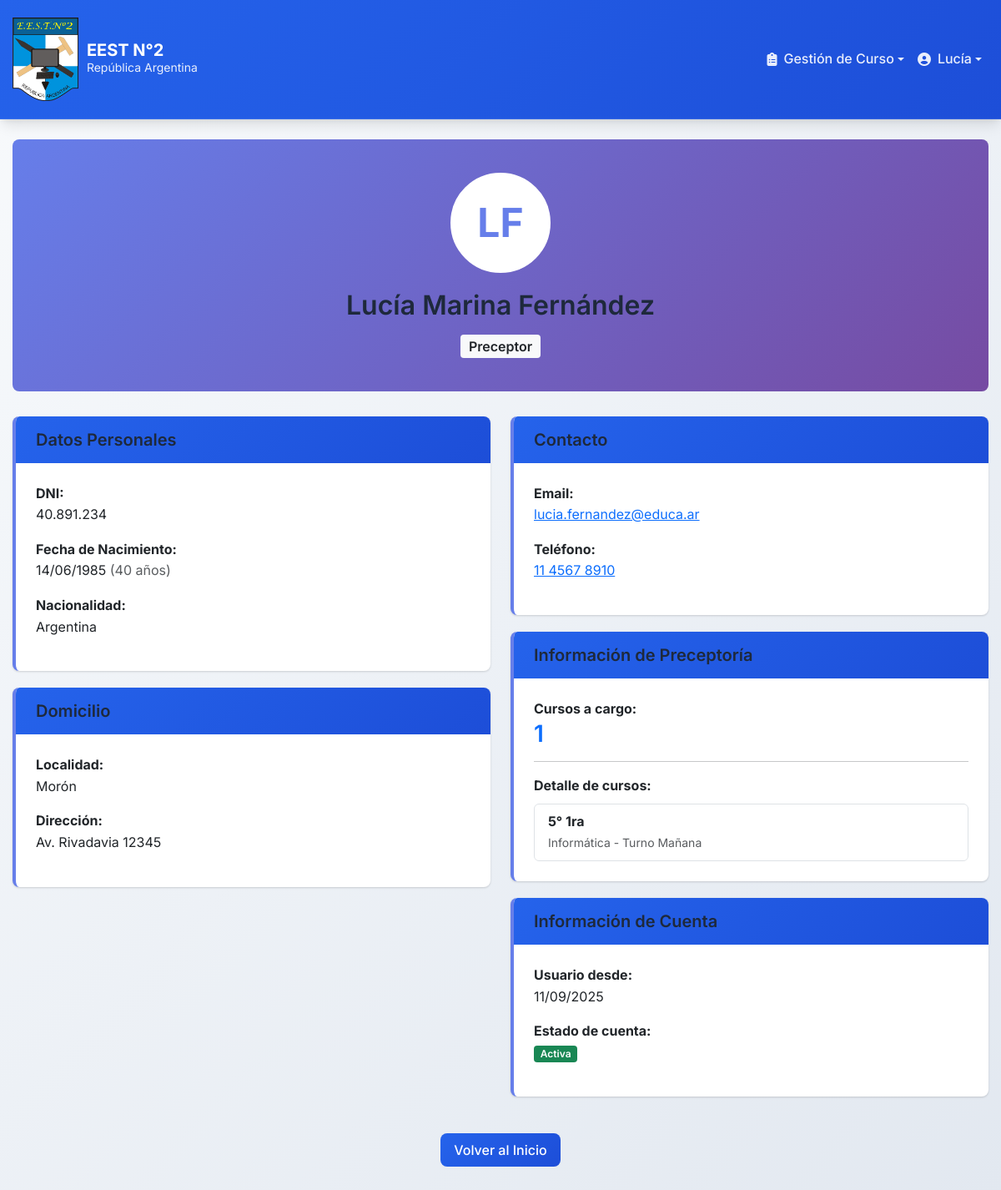
The page /perfil.php (signed in) on the database as committed earlier.
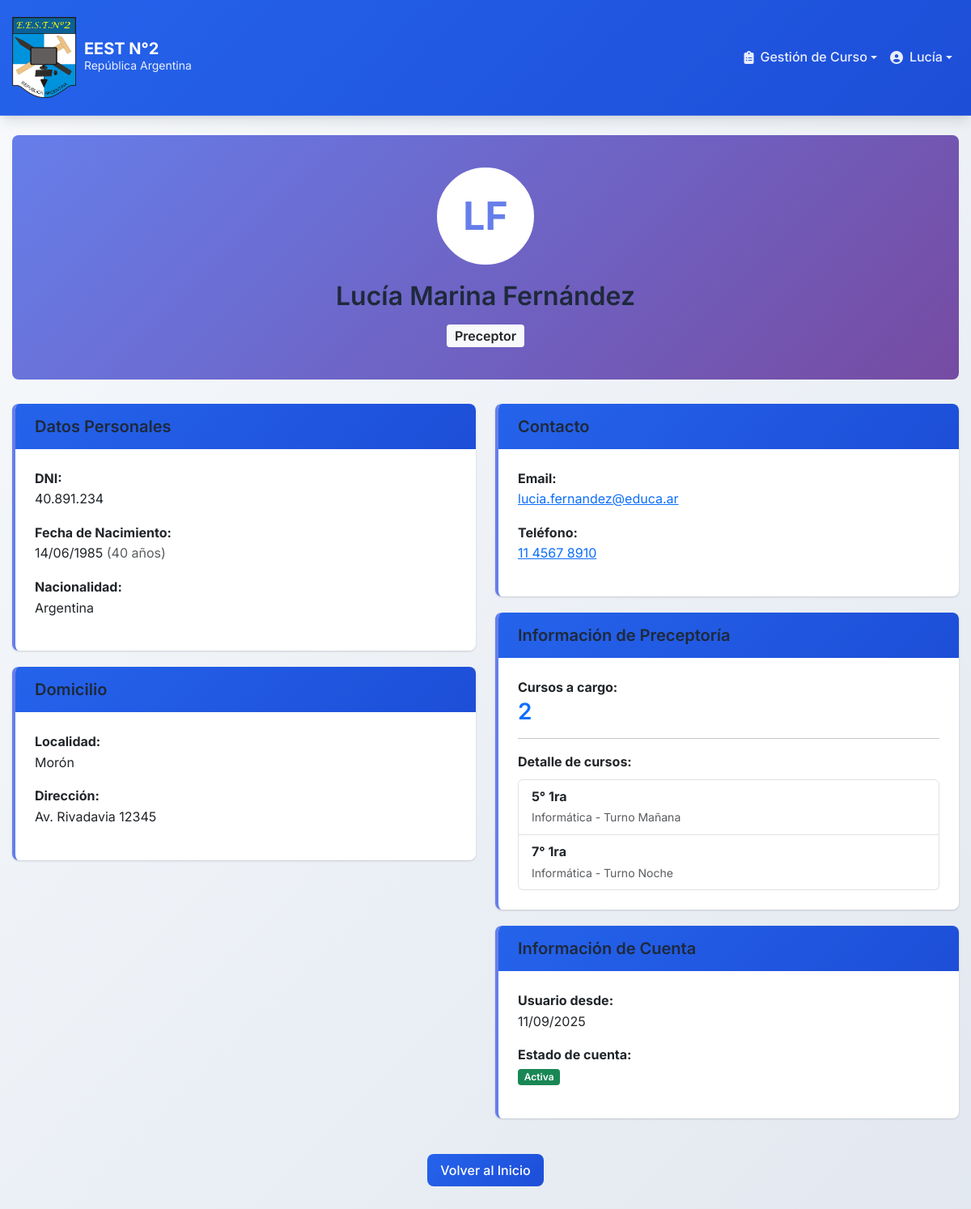
The same page on the database as committed later.
### tables this page shows
CREATE TABLE `cursos` (
  `ID` int(11) NOT NULL,
  `DNI_Preceptor` int(11) NOT NULL,
  `Turno` enum('Mañana','Tarde','Noche') NOT NULL,
  `Grupo` varchar(255) NOT NULL,
  `Anio` int(4) NOT NULL,
  `Division` varchar(10) NOT NULL,
  `Especialidad` varchar(255) NOT NULL,
  `Estado` tinyint(1) NOT NULL DEFAULT 1
);

### perfil.php (the view, shortened to what the changed rows need)
<?php
include('./public/header.php');
$dni = $_SESSION['DNI'];
$query_usuario = "SELECT * FROM usuarios WHERE usuarios.DNI = '$dni'";
$result_usuario = mysqli_query($CONN, $query_usuario);
$usuario = mysqli_fetch_assoc($result_usuario);
$info_adicional = [];
$rol = $usuario['Rol'];
if ($rol == 'Alumno') {
    $query_curso = "SELECT cursos.Anio, cursos.Division, cursos.Especialidad, cursos.Turno, cursos.Grupo
                    FROM cursos
                    INNER JOIN curso_alumno ON cursos.ID = curso_alumno.ID_Curso
                    WHERE curso_alumno.DNI_Alumno = '$dni' AND cursos.Estado = 1";
    $result_curso = mysqli_query($CONN, $query_curso);
    if (mysqli_num_rows($result_curso) > 0) {
        $info_adicional['curso'] = mysqli_fetch_assoc($result_curso);
    }
    if (isset($info_adicional['curso'])) {
        $query_materias = "SELECT COUNT(*) as total FROM materias
                          INNER JOIN cursos ON materias.ID_Curso = cursos.ID
                          INNER JOIN curso_alumno ON cursos.ID = curso_alumno.ID_Curso
                          WHERE curso_alumno.DNI_Alumno = '$dni' AND materias.Estado = 1";
        $result_materias = mysqli_query($CONN, $query_materias);
        $info_adicional['total_materias'] = mysqli_fetch_assoc($result_materias)['total'];
    }
    $query_inasistencias = "SELECT
                              SUM(CASE WHEN inasistencias.Tipo = 'Falta' THEN 1 ELSE 0 END) +
                              SUM(CASE WHEN inasistencias.Tipo = 'Tarde' THEN 0.5 ELSE 0 END) as total
                            FROM inasistencias
                            WHERE inasistencias.DNI_Alumno = '$dni'";
    $result_inasistencias = mysqli_query($CONN, $query_inasistencias);
    $info_adicional['total_inasistencias'] = mysqli_fetch_assoc($result_inasistencias)['total'] ?? 0;
} elseif ($rol == 'Preceptor') {
    $query_cursos = "SELECT COUNT(DISTINCT cursos.ID) as total FROM cursos
                     WHERE cursos.DNI_Preceptor = '$dni' AND cursos.Estado = 1";
    $result_cursos = mysqli_query($CONN, $query_cursos);
    $info_adicional['cursos_a_cargo'] = mysqli_fetch_assoc($result_cursos)['total'];
    $query_lista_cursos = "SELECT cursos.Anio, cursos.Division, cursos.Especialidad, cursos.Turno
                          FROM cursos
                          WHERE cursos.DNI_Preceptor = '$dni' AND cursos.Estado = 1
                          ORDER BY cursos.Anio, cursos.Division";
    $result_lista = mysqli_query($CONN, $query_lista_cursos);
    $info_adicional['lista_cursos'] = [];
    while ($curso = mysqli_fetch_assoc($result_lista)) {
        $info_adicional['lista_cursos'][] = $curso;
    }
}
?>
<!DOCTYPE html>
<html lang="es">
<head>
    <link rel="stylesheet" href="./style/styles.css">
</head>
<body>
    <div class="container mt-4 mb-5">
        <div class="profile-header">
            <h2><?php echo htmlspecialchars($usuario['Primer_nombre'] . ' ' . $usuario['Segundo_nombre'] . ' ' . $usuario['Apellido']); ?></h2>
        </div>
        <div class="row">
            <div class="col-md-6">
                <?php if ($rol == 'Alumno' && isset($info_adicional['curso'])): ?>
                    <div class="card info-card">
                        <div class="card-header bg-warning text-dark">
                            <h5 class="mb-0"><i class="bi bi-book-fill"></i> Información Académica</h5>
                        </div>
                        <div class="card-body">
                            <div class="mb-3">
                                <strong>Curso Actual:</strong><br>
                                <?php
                                $curso = $info_adicional['curso'];
                                echo htmlspecialchars($curso['Anio'] . '° Año - División ' . $curso['Division']);
                                ?>
                            </div>
                            <div class="mb-3">
                                <strong>Especialidad:</strong><br>
                                <?php echo htmlspecialchars($curso['Especialidad']); ?>
                            </div>
                            <div class="mb-3">
                                <strong>Turno:</strong><br>
                                <?php echo htmlspecialchars($curso['Turno']); ?>
                            </div>
                            <hr>
                            <div class="row text-center">
                                <div class="col-6">
                                    <div class="stat-card bg-light">
                                        <h3 class="text-primary"><?php echo $info_adicional['total_materias'] ?? 0; ?></h3>
                                        <small class="text-muted">Materias</small>
                                    </div>
                                </div>
                                <div class="col-6">
                                    <div class="stat-card bg-light">
                                        <h3 class="text-danger"><?php echo $info_adicional['total_inasistencias']; ?></h3>
                                        <small class="text-muted">Inasistencias</small>
                                    </div>
                                </div>
                            </div>
                        </div>
                    </div>
                <?php elseif ($rol == 'Preceptor'): ?>
                    <div class="card info-card">
                        <div class="card-header bg-warning text-dark">
                            <h5 class="mb-0"><i class="bi bi-clipboard-check-fill"></i> Información de Preceptoría</h5>
                        </div>
                        <div class="card-body">
                            <div class="mb-3">
                                <strong>Cursos a cargo:</strong>
                                <h3 class="text-primary"><?php echo $info_adicional['cursos_a_cargo']; ?></h3>
                            </div>
                            <?php if (!empty($info_adicional['lista_cursos'])): ?>
                                <hr>
                                <strong>Detalle de cursos:</strong>
                                <ul class="list-group mt-2">
                                    <?php foreach ($info_adicional['lista_cursos'] as $curso): ?>
                                        <li class="list-group-item">
                                            <strong><?php echo htmlspecialchars($curso['Anio'] . '° ' . $curso['Division']); ?></strong><br>
                                            <small class="text-muted">
                                                <?php echo htmlspecialchars($curso['Especialidad'] . ' - Turno ' . $curso['Turno']); ?>
                                            </small>
                                        </li>
                                    <?php endforeach; ?>
                                </ul>
                            <?php endif; ?>
                        </div>
                    </div>
                <?php endif; ?>
            </div>
        </div>
    </div>
</body>
</html>

Rows that differ between the two databases and show on the page:
added cursos: Anio+Division "7° 1ra", Especialidad+Turno "Informática - Turno Noche"
Other text that changed with them:
$info_adicional['cursos_a_cargo']: "1" → "2"
